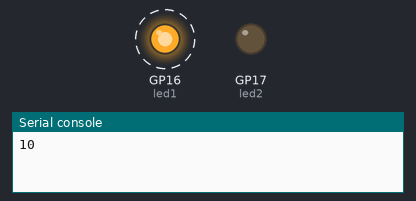
Recording of a program running on a simulated Raspberry Pi Pico running CircuitPython. Parts: output pins drawn as LEDs (lit = HIGH), the last lines printed to the serial console. Dashed ring = blinking. At 15.0 s the program ends and the board releases its pins; the recording ends there.

Above: at 0.1 s.
At 10.1 s:
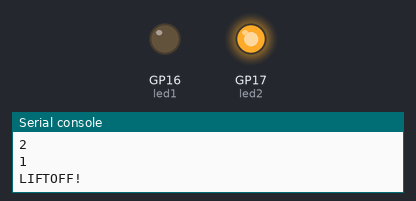
Timing chart, 0 to 11.6 s (numbered marks = the images above):
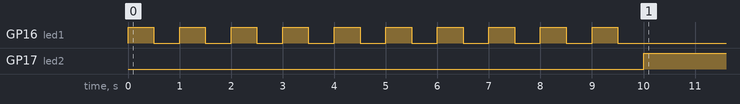

The program:

countdown_p2.py
```python
# type: ignore
import time
import board
import digitalio

led1 = digitalio.DigitalInOut(board.GP16)
led1.direction = digitalio.Direction.OUTPUT
led2 = digitalio.DigitalInOut(board.GP17)
led2.direction = digitalio.Direction.OUTPUT # red and green led output location

for x in range(10, 0, -1): # in the range from 10 to 0 going down by 1
    print(x) # print the variable
    led1.value = True
    time.sleep(0.5)
    led1.value = False
    time.sleep(0.5) # blink red led
print("LIFTOFF!")
led2.value = True
time.sleep(5.0) # green led on for 5 secs
```

Measured:
- by itself, GP16 (led1): alternates HIGH for 0.50 s and LOW for 0.50 s, 20 changes in all, then stays LOW
- by itself, GP17 (led2): LOW → HIGH at 10.0 s
